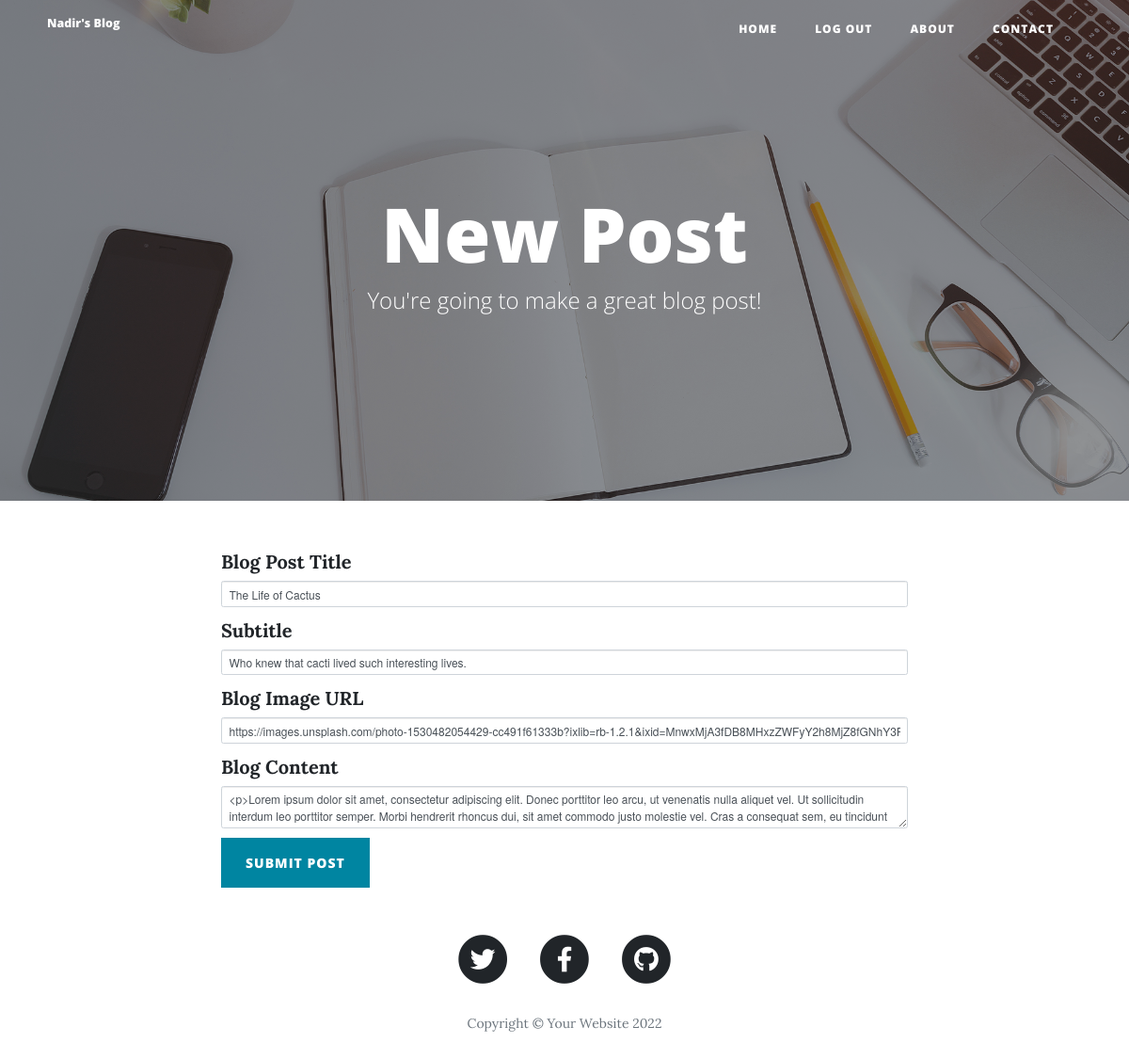
Page /edit-post/1 (signed in) on the earlier database version.
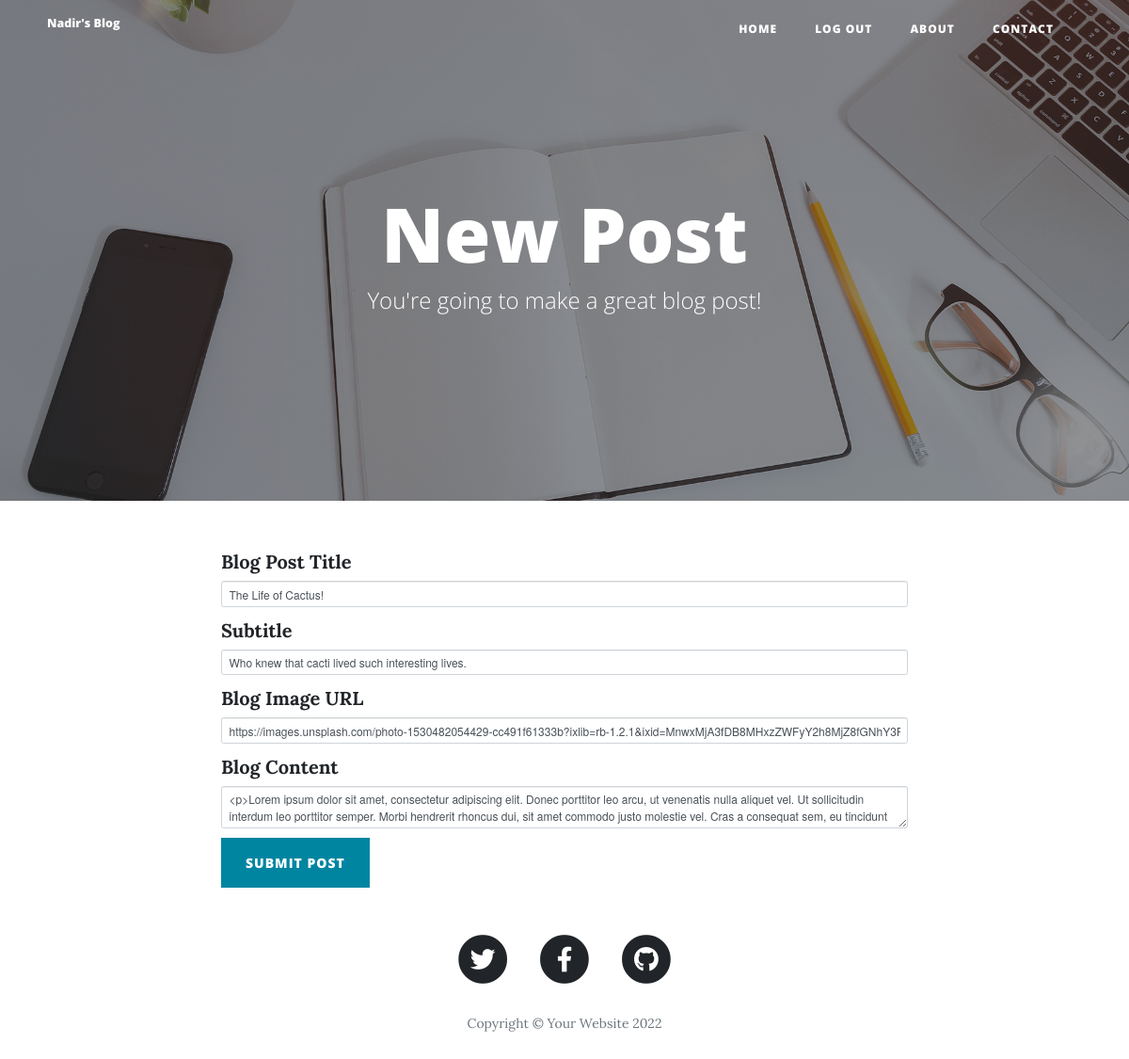
Same page on the later database version.
### main.py (models this page shows)
class BlogPost(db.Model):
    __tablename__ = "blog_posts"
    id = db.Column(db.Integer, primary_key=True)
    author_id = db.Column(db.Integer, db.ForeignKey("users.id"))
    author = relationship("User", back_populates="posts")
    title = db.Column(db.String(250), unique=True, nullable=False)
    subtitle = db.Column(db.String(250), nullable=False)
    date = db.Column(db.String(250), nullable=False)
    body = db.Column(db.Text, nullable=False)
    img_url = db.Column(db.String(250), nullable=False)
    comments = relationship("Comment", back_populates="parent_post")

### main.py (the view, shortened to what this page needs)
@app.route("/edit-post/<int:post_id>", methods=["GET", "POST"])
@admin_only
def edit_post(post_id):
    post = BlogPost.query.get(post_id)
    edit_form = CreatePostForm(
        title=post.title,
        subtitle=post.subtitle,
        img_url=post.img_url,
        author=post.author,
        body=post.body
    )
    return render_template("make-post.html",
                           form=edit_form,
                           logged_in=current_user.is_authenticated,
                           copyright=COPYRIGHT)

### forms.py
class CreatePostForm(FlaskForm):
    title = StringField("Blog Post Title", validators=[DataRequired()])
    subtitle = StringField("Subtitle", validators=[DataRequired()])
    img_url = StringField("Blog Image URL", validators=[DataRequired(), URL()])
    body = CKEditorField("Blog Content", validators=[DataRequired()])
    submit = SubmitField("Submit Post")

### main.py (called while the page is built)
@login_manager.user_loader
def load_user(user_id):
    return User.query.get(int(user_id))

def admin_only(f):
    @wraps(f)
    def decorated_function(*args, **kwargs):
        if current_user.id != 1:
            return abort(403)
        return f(*args, **kwargs)
    return decorated_function

### templates/make-post.html (shortened to what this page needs)
{% extends 'bootstrap/base.html' %}
{% import "bootstrap/wtf.html" as wtf %}
{% block content %}
{% include "header.html" %}
    <header class="masthead" style="background-image: url('{{ url_for('static', filename='img/edit-bg.jpg')}}')">
        <div class="overlay"></div>
        <div class="container">
            <div class="row">
                <div class="col-lg-8 col-md-10 mx-auto">
                    <div class="page-heading">
                        {% if is_edit: %}
                            <h1>Edit Post</h1>
                        {% else: %}
                            <h1>New Post</h1>
                        {% endif %}
                        <span class="subheading">You're going to make a great blog post!</span>
                    </div>
                </div>
            </div>
        </div>
    </header>
    <div class="container">
        <div class="row">
            <div class="col-lg-8 col-md-10 mx-auto">
                {{ wtf.quick_form(form, novalidate=True, button_map={"submit": "primary"}) }}
            </div>
        </div>
    </div>
{% include "footer.html" %}
{% endblock %}

Differences in the rows shown:
changed BlogPost "Who knew that cacti lived such interesting lives.": title "The Life of Cactus" → "The Life of Cactus!"
